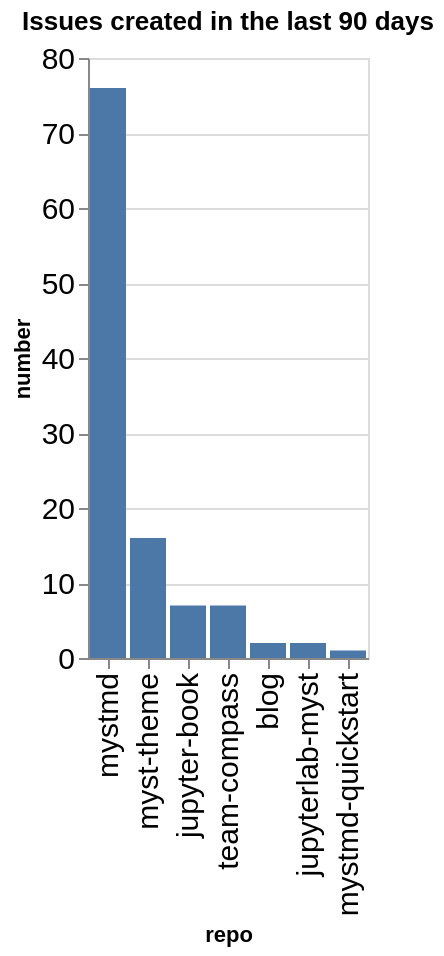

Notebook code for this chart:
### Code cell
created_counts = created.groupby(['org', 'repo']).count()['number'].reset_index()
created_counts['org/repo'] = created_counts.apply(lambda a: a['org'] + '/' + a['repo'], axis=1)
sorted_vals = created_counts.sort_values(['org', 'number'], ascending=False)['repo'].values
alt.Chart(data=created_counts, title=f"Issues created in the last {n_days} days").mark_bar().encode(
    x=alt.X('repo', sort=alt.Sort(sorted_vals.tolist())),
    y='number',
)

### Figure 1 — Vega-Lite specification as saved in the notebook (floating-point values rounded to 4 significant figures)
{"config": {"axisLeft": {"labelFontSize": 15}, "axisBottom": {"labelFontSize": 15}}, "data": {"name": "data-6bcad5d26ec88c4c07a81c953456696e"}, "mark": {"type": "bar"}, "encoding": {"x": {"field": "repo", "sort": ["mystmd", "myst-theme", "jupyter-book", "team-compass", "blog", "jupyterlab-myst", "mystmd-quickstart"], "type": "nominal"}, "y": {"field": "number", "type": "quantitative"}}, "title": "Issues created in the last 90 days", "$schema": "https://vega.github.io/schema/vega-lite/v5.20.1.json", "datasets": {"data-6bcad5d26ec88c4c07a81c953456696e": [{"org": "jupyter-book", "repo": "blog", "number": 2, "org/repo": "jupyter-book/blog"}, {"org": "jupyter-book", "repo": "jupyter-book", "number": 7, "org/repo": "jupyter-book/jupyter-book"}, {"org": "jupyter-book", "repo": "jupyterlab-myst", "number": 2, "org/repo": "jupyter-book/jupyterlab-myst"}, {"org": "jupyter-book", "repo": "myst-theme", "number": 16, "org/repo": "jupyter-book/myst-theme"}, {"org": "jupyter-book", "repo": "mystmd", "number": 76, "org/repo": "jupyter-book/mystmd"}, {"org": "jupyter-book", "repo": "mystmd-quickstart", "number": 1, "org/repo": "jupyter-book/mystmd-quickstart"}, {"org": "jupyter-book", "repo": "team-compass", "number": 7, "org/repo": "jupyter-book/team-compass"}]}}
